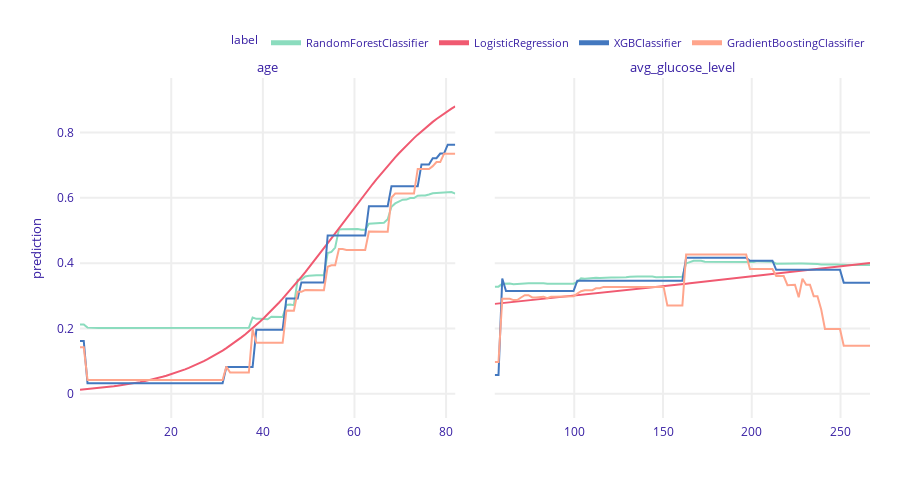

Write notebook code for a chart like this one.
### Code cell
pd_rf = exp_forest.model_profile(variables=['age', 'avg_glucose_level'])
pd_logreg = exp_logreg.model_profile(variables=['age', 'avg_glucose_level'])
pd_xgb = exp_xgb.model_profile(variables=['age', 'avg_glucose_level'])
pd_gbm = exp_gbm.model_profile(variables=['age', 'avg_glucose_level'])

# Remove the title by setting title to None
pd_rf.plot(objects=[pd_logreg, pd_xgb, pd_gbm], title=None)
